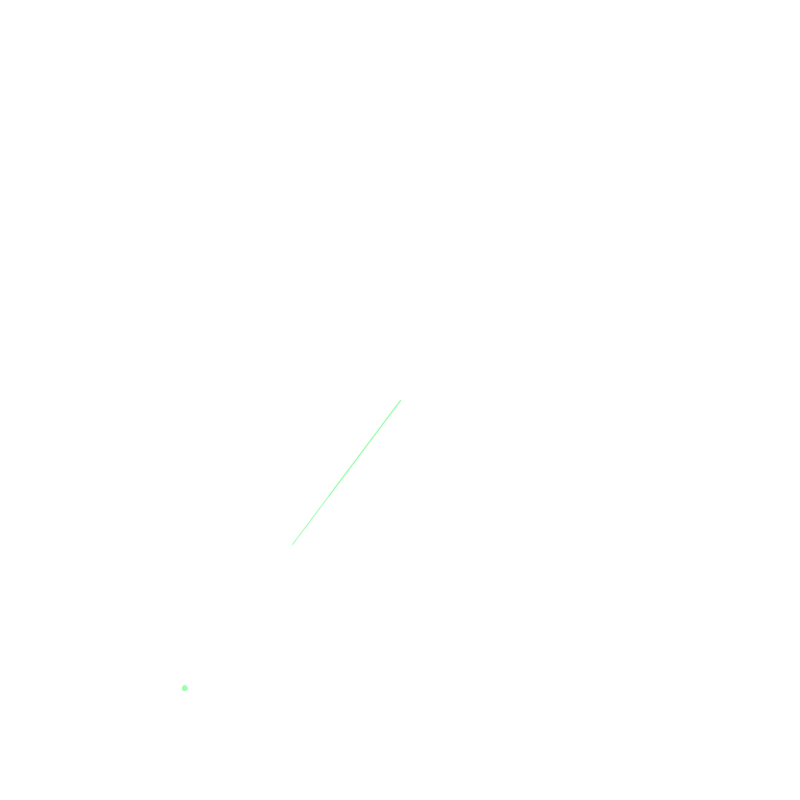
Frame 1 (no input)
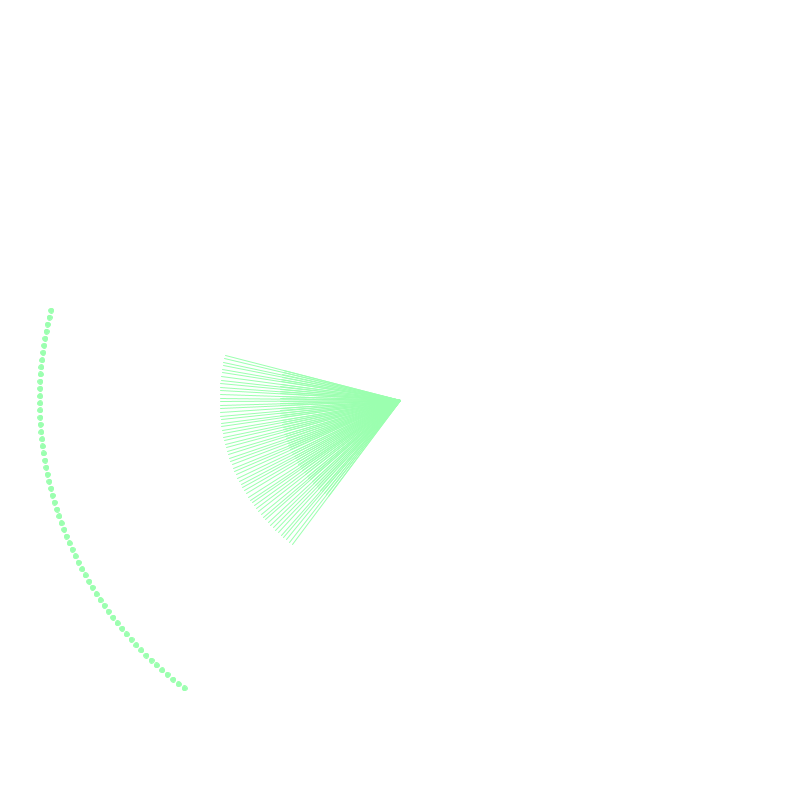
Frame 60 (the mouse pressed at the canvas centre just before this capture)
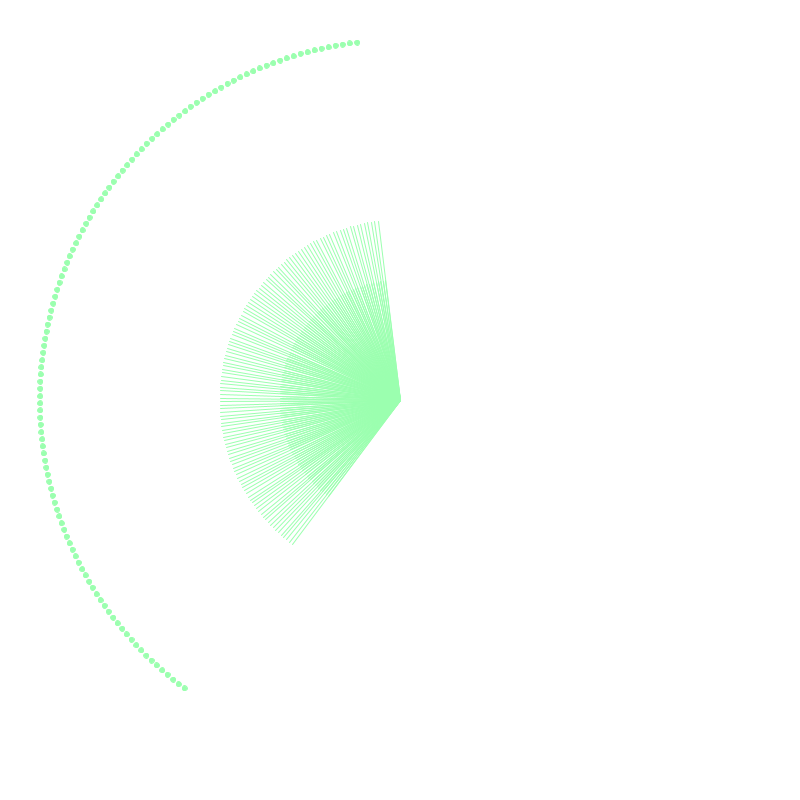
Frame 120 (the mouse held since frame 60 and released just before this capture)

The Processing sketch that drew these frames (run headless with seeded random() and noise(); from frame 60 on, the mouse is pressed at the canvas centre):

// Processing sketch: PolarToCartesian_trail
// ── PolarToCartesian_trail.pde
/*
Creative Coding for Artist Workshop by Liu Chang
 12.10.2016 @Fou Gallery, Brooklyn, New York
 
 Below is a code example for the exercise section.
 Only for education purpose.
 
 www.fougallery.com
 www.liuchang.work
 
 
 * Formula
 * Convert a polar coordinate (r,theta) to cartesian (x,y):  
 * x = r * cos(theta)
 * y = r * sin(theta)
 */
 
float r;
float theta;


void setup() {
  size(800, 800);
  background(255);
  // Initialize all values
  r = height * 0.45;
  theta = -180;
}

void draw() {
  
  //background(255);
  noStroke();
  //fill(255,50);
  //rect(0,0,width,height);
    
  // Translate the origin point to the center of the screen
  translate(width/2, height/2);
  
  // Convert polar to cartesian
  float x = r * cos(theta);
  float y = r * sin(theta);
  
  // Draw the ellipse at the cartesian coordinate
  ellipseMode(CENTER);
  fill(155,255,175);
  stroke(155,255,175);
  strokeWeight(1);
  line(0,0,x/2,y/2);
  //stroke(255,155,175);
  line(0,0,x/3,y/3);
  //ellipse(mouseX, mouseY, 3, 3);
  ellipse(x, y, 5, 5);
  
  // Increase the angle over time
  theta += 0.02;
  

}
